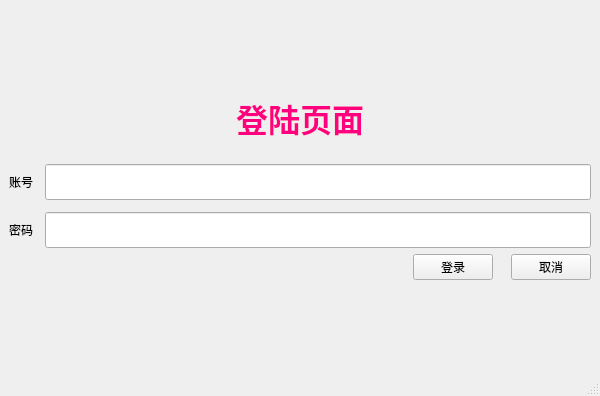
<?xml version="1.0" encoding="UTF-8"?>
<ui version="4.0">
 <class>MainWindow</class>
 <widget class="QMainWindow" name="MainWindow">
  <property name="geometry">
   <rect>
    <x>0</x>
    <y>0</y>
    <width>600</width>
    <height>396</height>
   </rect>
  </property>
  <property name="windowTitle">
   <string>MainWindow</string>
  </property>
  <widget class="QWidget" name="centralwidget">
   <property name="sizePolicy">
    <sizepolicy hsizetype="Expanding" vsizetype="Expanding">
     <horstretch>0</horstretch>
     <verstretch>0</verstretch>
    </sizepolicy>
   </property>
   <property name="layoutDirection">
    <enum>Qt::LeftToRight</enum>
   </property>
   <layout class="QVBoxLayout" name="verticalLayout">
    <property name="spacing">
     <number>6</number>
    </property>
    <property name="sizeConstraint">
     <enum>QLayout::SetDefaultConstraint</enum>
    </property>
    <item>
     <spacer name="verticalSpacer_2">
      <property name="orientation">
       <enum>Qt::Vertical</enum>
      </property>
      <property name="sizeHint" stdset="0">
       <size>
        <width>20</width>
        <height>40</height>
       </size>
      </property>
     </spacer>
    </item>
    <item>
     <layout class="QHBoxLayout" name="horizontalLayout_2">
      <property name="bottomMargin">
       <number>16</number>
      </property>
      <item>
       <widget class="QLabel" name="label_3">
        <property name="enabled">
         <bool>true</bool>
        </property>
        <property name="palette">
         <palette>
          <active>
           <colorrole role="WindowText">
            <brush brushstyle="SolidPattern">
             <color alpha="255">
              <red>255</red>
              <green>0</green>
              <blue>127</blue>
             </color>
            </brush>
           </colorrole>
          </active>
          <inactive>
           <colorrole role="WindowText">
            <brush brushstyle="SolidPattern">
             <color alpha="255">
              <red>255</red>
              <green>0</green>
              <blue>127</blue>
             </color>
            </brush>
           </colorrole>
          </inactive>
          <disabled>
           <colorrole role="WindowText">
            <brush brushstyle="SolidPattern">
             <color alpha="255">
              <red>120</red>
              <green>120</green>
              <blue>120</blue>
             </color>
            </brush>
           </colorrole>
          </disabled>
         </palette>
        </property>
        <property name="font">
         <font>
          <pointsize>24</pointsize>
          <weight>75</weight>
          <bold>true</bold>
          <kerning>true</kerning>
         </font>
        </property>
        <property name="layoutDirection">
         <enum>Qt::LeftToRight</enum>
        </property>
        <property name="autoFillBackground">
         <bool>false</bool>
        </property>
        <property name="text">
         <string>登陆页面</string>
        </property>
        <property name="alignment">
         <set>Qt::AlignCenter</set>
        </property>
       </widget>
      </item>
     </layout>
    </item>
    <item>
     <layout class="QHBoxLayout" name="horizontalLayout_3">
      <property name="spacing">
       <number>12</number>
      </property>
      <item>
       <layout class="QFormLayout" name="formLayout">
        <item row="0" column="0">
         <widget class="QLabel" name="label">
          <property name="sizePolicy">
           <sizepolicy hsizetype="Preferred" vsizetype="Expanding">
            <horstretch>0</horstretch>
            <verstretch>0</verstretch>
           </sizepolicy>
          </property>
          <property name="text">
           <string>账号</string>
          </property>
         </widget>
        </item>
        <item row="0" column="1">
         <widget class="QLineEdit" name="lineEdit">
          <property name="sizePolicy">
           <sizepolicy hsizetype="Expanding" vsizetype="Expanding">
            <horstretch>0</horstretch>
            <verstretch>0</verstretch>
           </sizepolicy>
          </property>
          <property name="minimumSize">
           <size>
            <width>0</width>
            <height>30</height>
           </size>
          </property>
         </widget>
        </item>
        <item row="1" column="0">
         <widget class="QLabel" name="label_2">
          <property name="sizePolicy">
           <sizepolicy hsizetype="Preferred" vsizetype="Expanding">
            <horstretch>0</horstretch>
            <verstretch>0</verstretch>
           </sizepolicy>
          </property>
          <property name="text">
           <string>密码</string>
          </property>
         </widget>
        </item>
        <item row="1" column="1">
         <widget class="QLineEdit" name="lineEdit_2">
          <property name="sizePolicy">
           <sizepolicy hsizetype="Expanding" vsizetype="Expanding">
            <horstretch>0</horstretch>
            <verstretch>0</verstretch>
           </sizepolicy>
          </property>
          <property name="minimumSize">
           <size>
            <width>0</width>
            <height>30</height>
           </size>
          </property>
         </widget>
        </item>
       </layout>
      </item>
     </layout>
    </item>
    <item>
     <layout class="QHBoxLayout" name="horizontalLayout">
      <property name="spacing">
       <number>18</number>
      </property>
      <property name="sizeConstraint">
       <enum>QLayout::SetDefaultConstraint</enum>
      </property>
      <item>
       <spacer name="horizontalSpacer">
        <property name="orientation">
         <enum>Qt::Horizontal</enum>
        </property>
        <property name="sizeHint" stdset="0">
         <size>
          <width>40</width>
          <height>20</height>
         </size>
        </property>
       </spacer>
      </item>
      <item>
       <widget class="QPushButton" name="pushButton">
        <property name="sizePolicy">
         <sizepolicy hsizetype="Fixed" vsizetype="Fixed">
          <horstretch>0</horstretch>
          <verstretch>0</verstretch>
         </sizepolicy>
        </property>
        <property name="focusPolicy">
         <enum>Qt::TabFocus</enum>
        </property>
        <property name="autoFillBackground">
         <bool>false</bool>
        </property>
        <property name="text">
         <string>登录</string>
        </property>
        <property name="autoRepeatDelay">
         <number>302</number>
        </property>
        <property name="autoDefault">
         <bool>false</bool>
        </property>
        <property name="default">
         <bool>false</bool>
        </property>
       </widget>
      </item>
      <item>
       <widget class="QPushButton" name="pushButton_2">
        <property name="sizePolicy">
         <sizepolicy hsizetype="Fixed" vsizetype="Fixed">
          <horstretch>19</horstretch>
          <verstretch>0</verstretch>
         </sizepolicy>
        </property>
        <property name="text">
         <string>取消</string>
        </property>
       </widget>
      </item>
     </layout>
    </item>
    <item>
     <spacer name="verticalSpacer">
      <property name="orientation">
       <enum>Qt::Vertical</enum>
      </property>
      <property name="sizeHint" stdset="0">
       <size>
        <width>20</width>
        <height>40</height>
       </size>
      </property>
     </spacer>
    </item>
   </layout>
  </widget>
  <widget class="QMenuBar" name="menubar">
   <property name="geometry">
    <rect>
     <x>0</x>
     <y>0</y>
     <width>600</width>
     <height>22</height>
    </rect>
   </property>
  </widget>
  <widget class="QStatusBar" name="statusbar"/>
 </widget>
 <resources/>
 <connections/>
</ui>
